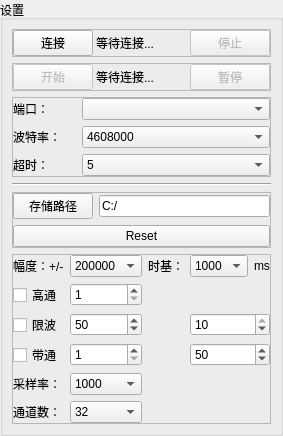
               <widget class="QGroupBox" name="frameSetting">
                <property name="sizePolicy">
                 <sizepolicy hsizetype="Preferred" vsizetype="Fixed">
                  <horstretch>0</horstretch>
                  <verstretch>0</verstretch>
                 </sizepolicy>
                </property>
                <property name="title">
                 <string>设置</string>
                </property>
                <layout class="QVBoxLayout" name="verticalLayout_2">
                 <property name="leftMargin">
                  <number>9</number>
                 </property>
                 <property name="topMargin">
                  <number>9</number>
                 </property>
                 <property name="rightMargin">
                  <number>9</number>
                 </property>
                 <property name="bottomMargin">
                  <number>9</number>
                 </property>
                 <item>
                  <widget class="QFrame" name="frameConnected">
                   <property name="sizePolicy">
                    <sizepolicy hsizetype="Preferred" vsizetype="Fixed">
                     <horstretch>0</horstretch>
                     <verstretch>0</verstretch>
                    </sizepolicy>
                   </property>
                   <property name="frameShape">
                    <enum>QFrame::StyledPanel</enum>
                   </property>
                   <property name="frameShadow">
                    <enum>QFrame::Raised</enum>
                   </property>
                   <layout class="QHBoxLayout" name="horizontalLayout_4">
                    <property name="spacing">
                     <number>3</number>
                    </property>
                    <property name="leftMargin">
                     <number>0</number>
                    </property>
                    <property name="topMargin">
                     <number>0</number>
                    </property>
                    <property name="rightMargin">
                     <number>0</number>
                    </property>
                    <property name="bottomMargin">
                     <number>0</number>
                    </property>
                    <item>
                     <widget class="QPushButton" name="btn_connect">
                      <property name="sizePolicy">
                       <sizepolicy hsizetype="Expanding" vsizetype="Fixed">
                        <horstretch>1</horstretch>
                        <verstretch>0</verstretch>
                       </sizepolicy>
                      </property>
                      <property name="text">
                       <string>连接</string>
                      </property>
                     </widget>
                    </item>
                    <item>
                     <widget class="QLabel" name="lb_connect">
                      <property name="sizePolicy">
                       <sizepolicy hsizetype="Expanding" vsizetype="Preferred">
                        <horstretch>2</horstretch>
                        <verstretch>0</verstretch>
                       </sizepolicy>
                      </property>
                      <property name="maximumSize">
                       <size>
                        <width>98</width>
                        <height>16777215</height>
                       </size>
                      </property>
                      <property name="mouseTracking">
                       <bool>false</bool>
                      </property>
                      <property name="layoutDirection">
                       <enum>Qt::LeftToRight</enum>
                      </property>
                      <property name="styleSheet">
                       <string notr="true"/>
                      </property>
                      <property name="text">
                       <string>等待连接...</string>
                      </property>
                     </widget>
                    </item>
                    <item>
                     <widget class="QPushButton" name="btn_disconnect">
                      <property name="enabled">
                       <bool>false</bool>
                      </property>
                      <property name="sizePolicy">
                       <sizepolicy hsizetype="Expanding" vsizetype="Fixed">
                        <horstretch>1</horstretch>
                        <verstretch>0</verstretch>
                       </sizepolicy>
                      </property>
                      <property name="text">
                       <string>停止</string>
                      </property>
                     </widget>
                    </item>
                   </layout>
                  </widget>
                 </item>
                 <item>
                  <widget class="QFrame" name="frameStarted">
                   <property name="sizePolicy">
                    <sizepolicy hsizetype="Preferred" vsizetype="Fixed">
                     <horstretch>0</horstretch>
                     <verstretch>0</verstretch>
                    </sizepolicy>
                   </property>
                   <property name="frameShape">
                    <enum>QFrame::StyledPanel</enum>
                   </property>
                   <property name="frameShadow">
                    <enum>QFrame::Raised</enum>
                   </property>
                   <layout class="QHBoxLayout" name="horizontalLayout_5">
                    <property name="spacing">
                     <number>3</number>
                    </property>
                    <property name="leftMargin">
                     <number>0</number>
                    </property>
                    <property name="topMargin">
                     <number>0</number>
                    </property>
                    <property name="rightMargin">
                     <number>0</number>
                    </property>
                    <property name="bottomMargin">
                     <number>0</number>
                    </property>
                    <item>
                     <widget class="QPushButton" name="btn_start">
                      <property name="enabled">
                       <bool>false</bool>
                      </property>
                      <property name="sizePolicy">
                       <sizepolicy hsizetype="Expanding" vsizetype="Fixed">
                        <horstretch>1</horstretch>
                        <verstretch>0</verstretch>
                       </sizepolicy>
                      </property>
                      <property name="text">
                       <string>开始</string>
                      </property>
                     </widget>
                    </item>
                    <item>
                     <widget class="QLabel" name="lb_start">
                      <property name="sizePolicy">
                       <sizepolicy hsizetype="Expanding" vsizetype="Preferred">
                        <horstretch>2</horstretch>
                        <verstretch>0</verstretch>
                       </sizepolicy>
                      </property>
                      <property name="maximumSize">
                       <size>
                        <width>98</width>
                        <height>16777215</height>
                       </size>
                      </property>
                      <property name="styleSheet">
                       <string notr="true"/>
                      </property>
                      <property name="text">
                       <string>等待连接...</string>
                      </property>
                     </widget>
                    </item>
                    <item>
                     <widget class="QPushButton" name="btn_stop">
                      <property name="enabled">
                       <bool>false</bool>
                      </property>
                      <property name="sizePolicy">
                       <sizepolicy hsizetype="Expanding" vsizetype="Fixed">
                        <horstretch>1</horstretch>
                        <verstretch>0</verstretch>
                       </sizepolicy>
                      </property>
                      <property name="text">
                       <string>暂停</string>
                      </property>
                     </widget>
                    </item>
                   </layout>
                  </widget>
                 </item>
                 <item>
                  <widget class="QFrame" name="frameCom">
                   <property name="sizePolicy">
                    <sizepolicy hsizetype="Preferred" vsizetype="Fixed">
                     <horstretch>0</horstretch>
                     <verstretch>0</verstretch>
                    </sizepolicy>
                   </property>
                   <property name="frameShape">
                    <enum>QFrame::StyledPanel</enum>
                   </property>
                   <property name="frameShadow">
                    <enum>QFrame::Raised</enum>
                   </property>
                   <layout class="QGridLayout" name="gridLayout">
                    <property name="leftMargin">
                     <number>0</number>
                    </property>
                    <property name="topMargin">
                     <number>0</number>
                    </property>
                    <property name="rightMargin">
                     <number>0</number>
                    </property>
                    <property name="bottomMargin">
                     <number>0</number>
                    </property>
                    <item row="1" column="1">
                     <widget class="QComboBox" name="box_bps">
                      <property name="sizePolicy">
                       <sizepolicy hsizetype="Expanding" vsizetype="Fixed">
                        <horstretch>3</horstretch>
                        <verstretch>0</verstretch>
                       </sizepolicy>
                      </property>
                      <property name="currentIndex">
                       <number>2</number>
                      </property>
                      <item>
                       <property name="text">
                        <string>9600</string>
                       </property>
                      </item>
                      <item>
                       <property name="text">
                        <string>115200</string>
                       </property>
                      </item>
                      <item>
                       <property name="text">
                        <string>4608000</string>
                       </property>
                      </item>
                     </widget>
                    </item>
                    <item row="0" column="1">
                     <widget class="QComboBox" name="box_com">
                      <property name="sizePolicy">
                       <sizepolicy hsizetype="Expanding" vsizetype="Fixed">
                        <horstretch>3</horstretch>
                        <verstretch>0</verstretch>
                       </sizepolicy>
                      </property>
                     </widget>
                    </item>
                    <item row="0" column="0">
                     <widget class="QLabel" name="lb_com">
                      <property name="sizePolicy">
                       <sizepolicy hsizetype="Expanding" vsizetype="Preferred">
                        <horstretch>1</horstretch>
                        <verstretch>0</verstretch>
                       </sizepolicy>
                      </property>
                      <property name="text">
                       <string>端口：</string>
                      </property>
                     </widget>
                    </item>
                    <item row="1" column="0">
                     <widget class="QLabel" name="lb_bps">
                      <property name="sizePolicy">
                       <sizepolicy hsizetype="Expanding" vsizetype="Preferred">
                        <horstretch>1</horstretch>
                        <verstretch>0</verstretch>
                       </sizepolicy>
                      </property>
                      <property name="text">
                       <string>波特率：</string>
                      </property>
                     </widget>
                    </item>
                    <item row="2" column="0">
                     <widget class="QLabel" name="lb_timex">
                      <property name="sizePolicy">
                       <sizepolicy hsizetype="Expanding" vsizetype="Preferred">
                        <horstretch>1</horstretch>
                        <verstretch>0</verstretch>
                       </sizepolicy>
                      </property>
                      <property name="text">
                       <string>超时：</string>
                      </property>
                     </widget>
                    </item>
                    <item row="2" column="1">
                     <widget class="QComboBox" name="box_timex">
                      <property name="sizePolicy">
                       <sizepolicy hsizetype="Expanding" vsizetype="Fixed">
                        <horstretch>3</horstretch>
                        <verstretch>0</verstretch>
                       </sizepolicy>
                      </property>
                      <property name="currentIndex">
                       <number>5</number>
                      </property>
                      <item>
                       <property name="text">
                        <string>None</string>
                       </property>
                      </item>
                      <item>
                       <property name="text">
                        <string>1</string>
                       </property>
                      </item>
                      <item>
                       <property name="text">
                        <string>2</string>
                       </property>
                      </item>
                      <item>
                       <property name="text">
                        <string>3</string>
                       </property>
                      </item>
                      <item>
                       <property name="text">
                        <string>4</string>
                       </property>
                      </item>
                      <item>
                       <property name="text">
                        <string>5</string>
                       </property>
                      </item>
                     </widget>
                    </item>
                   </layout>
                  </widget>
                 </item>
                 <item>
                  <widget class="Line" name="line_2">
                   <property name="orientation">
                    <enum>Qt::Horizontal</enum>
                   </property>
                  </widget>
                 </item>
                 <item>
                  <widget class="QFrame" name="frameFile">
                   <property name="sizePolicy">
                    <sizepolicy hsizetype="Preferred" vsizetype="Fixed">
                     <horstretch>0</horstretch>
                     <verstretch>0</verstretch>
                    </sizepolicy>
                   </property>
                   <property name="frameShape">
                    <enum>QFrame::StyledPanel</enum>
                   </property>
                   <property name="frameShadow">
                    <enum>QFrame::Raised</enum>
                   </property>
                   <layout class="QGridLayout" name="gridLayout_2">
                    <property name="leftMargin">
                     <number>0</number>
                    </property>
                    <property name="topMargin">
                     <number>0</number>
                    </property>
                    <property name="rightMargin">
                     <number>0</number>
                    </property>
                    <property name="bottomMargin">
                     <number>0</number>
                    </property>
                    <item row="0" column="1">
                     <widget class="QLineEdit" name="et_filePath">
                      <property name="inputMask">
                       <string/>
                      </property>
                      <property name="text">
                       <string>C:/</string>
                      </property>
                      <property name="readOnly">
                       <bool>true</bool>
                      </property>
                     </widget>
                    </item>
                    <item row="1" column="0" colspan="2">
                     <widget class="QPushButton" name="btn_reset">
                      <property name="sizePolicy">
                       <sizepolicy hsizetype="Expanding" vsizetype="Fixed">
                        <horstretch>0</horstretch>
                        <verstretch>0</verstretch>
                       </sizepolicy>
                      </property>
                      <property name="text">
                       <string>Reset</string>
                      </property>
                     </widget>
                    </item>
                    <item row="0" column="0">
                     <widget class="QPushButton" name="btn_filePath">
                      <property name="text">
                       <string>存储路径</string>
                      </property>
                     </widget>
                    </item>
                   </layout>
                  </widget>
                 </item>
                 <item>
                  <widget class="QFrame" name="frameParams">
                   <property name="sizePolicy">
                    <sizepolicy hsizetype="Preferred" vsizetype="Fixed">
                     <horstretch>0</horstretch>
                     <verstretch>0</verstretch>
                    </sizepolicy>
                   </property>
                   <property name="frameShape">
                    <enum>QFrame::StyledPanel</enum>
                   </property>
                   <property name="frameShadow">
                    <enum>QFrame::Raised</enum>
                   </property>
                   <layout class="QGridLayout" name="gridLayout_3">
                    <property name="leftMargin">
                     <number>0</number>
                    </property>
                    <property name="topMargin">
                     <number>0</number>
                    </property>
                    <property name="rightMargin">
                     <number>0</number>
                    </property>
                    <property name="bottomMargin">
                     <number>0</number>
                    </property>
                    <item row="5" column="0">
                     <widget class="QLabel" name="lb_sample_rate">
                      <property name="sizePolicy">
                       <sizepolicy hsizetype="Expanding" vsizetype="Preferred">
                        <horstretch>1</horstretch>
                        <verstretch>0</verstretch>
                       </sizepolicy>
                      </property>
                      <property name="text">
                       <string>采样率：</string>
                      </property>
                     </widget>
                    </item>
                    <item row="4" column="1">
                     <widget class="QSpinBox" name="sb_band_pass">
                      <property name="buttonSymbols">
                       <enum>QAbstractSpinBox::UpDownArrows</enum>
                      </property>
                      <property name="minimum">
                       <number>1</number>
                      </property>
                      <property name="maximum">
                       <number>100</number>
                      </property>
                     </widget>
                    </item>
                    <item row="3" column="1">
                     <widget class="QSpinBox" name="sb_notch_cutoff">
                      <property name="minimum">
                       <number>40</number>
                      </property>
                      <property name="maximum">
                       <number>60</number>
                      </property>
                      <property name="value">
                       <number>50</number>
                      </property>
                     </widget>
                    </item>
                    <item row="2" column="1">
                     <widget class="QSpinBox" name="sb_high">
                      <property name="minimum">
                       <number>1</number>
                      </property>
                      <property name="maximum">
                       <number>50</number>
                      </property>
                     </widget>
                    </item>
                    <item row="3" column="3" colspan="2">
                     <widget class="QSpinBox" name="sb_notch_param">
                      <property name="minimum">
                       <number>1</number>
                      </property>
                      <property name="maximum">
                       <number>10</number>
                      </property>
                      <property name="value">
                       <number>10</number>
                      </property>
                     </widget>
                    </item>
                    <item row="3" column="0">
                     <widget class="QCheckBox" name="ck_notch">
                      <property name="sizePolicy">
                       <sizepolicy hsizetype="Expanding" vsizetype="Fixed">
                        <horstretch>0</horstretch>
                        <verstretch>0</verstretch>
                       </sizepolicy>
                      </property>
                      <property name="text">
                       <string>限波</string>
                      </property>
                     </widget>
                    </item>
                    <item row="0" column="0">
                     <widget class="QLabel" name="lb_ydis">
                      <property name="sizePolicy">
                       <sizepolicy hsizetype="Expanding" vsizetype="Preferred">
                        <horstretch>2</horstretch>
                        <verstretch>0</verstretch>
                       </sizepolicy>
                      </property>
                      <property name="text">
                       <string>幅度：+/-</string>
                      </property>
                     </widget>
                    </item>
                    <item row="5" column="1">
                     <widget class="QComboBox" name="box_sample_rate">
                      <property name="sizePolicy">
                       <sizepolicy hsizetype="Expanding" vsizetype="Fixed">
                        <horstretch>2</horstretch>
                        <verstretch>0</verstretch>
                       </sizepolicy>
                      </property>
                      <property name="currentIndex">
                       <number>2</number>
                      </property>
                      <item>
                       <property name="text">
                        <string>250</string>
                       </property>
                      </item>
                      <item>
                       <property name="text">
                        <string>500</string>
                       </property>
                      </item>
                      <item>
                       <property name="text">
                        <string>1000</string>
                       </property>
                      </item>
                      <item>
                       <property name="text">
                        <string>2000</string>
                       </property>
                      </item>
                      <item>
                       <property name="text">
                        <string>4000</string>
                       </property>
                      </item>
                      <item>
                       <property name="text">
                        <string>6000</string>
                       </property>
                      </item>
                      <item>
                       <property name="text">
                        <string>8000</string>
                       </property>
                      </item>
                      <item>
                       <property name="text">
                        <string>16000</string>
                       </property>
                      </item>
                     </widget>
                    </item>
                    <item row="2" column="0">
                     <widget class="QCheckBox" name="ck_high">
                      <property name="sizePolicy">
                       <sizepolicy hsizetype="Expanding" vsizetype="Fixed">
                        <horstretch>0</horstretch>
                        <verstretch>0</verstretch>
                       </sizepolicy>
                      </property>
                      <property name="text">
                       <string>高通</string>
                      </property>
                     </widget>
                    </item>
                    <item row="6" column="1">
                     <widget class="QComboBox" name="box_channel_num">
                      <property name="sizePolicy">
                       <sizepolicy hsizetype="Expanding" vsizetype="Fixed">
                        <horstretch>2</horstretch>
                        <verstretch>0</verstretch>
                       </sizepolicy>
                      </property>
                      <property name="currentIndex">
                       <number>1</number>
                      </property>
                      <item>
                       <property name="text">
                        <string>2</string>
                       </property>
                      </item>
                      <item>
                       <property name="text">
                        <string>32</string>
                       </property>
                      </item>
                     </widget>
                    </item>
                    <item row="0" column="2">
                     <widget class="QLabel" name="lb_xdis1">
                      <property name="sizePolicy">
                       <sizepolicy hsizetype="Expanding" vsizetype="Preferred">
                        <horstretch>1</horstretch>
                        <verstretch>0</verstretch>
                       </sizepolicy>
                      </property>
                      <property name="text">
                       <string>时基：</string>
                      </property>
                     </widget>
                    </item>
                    <item row="0" column="1">
                     <widget class="QComboBox" name="box_ydis">
                      <property name="sizePolicy">
                       <sizepolicy hsizetype="Expanding" vsizetype="Fixed">
                        <horstretch>2</horstretch>
                        <verstretch>0</verstretch>
                       </sizepolicy>
                      </property>
                      <property name="currentIndex">
                       <number>7</number>
                      </property>
                      <item>
                       <property name="text">
                        <string>20</string>
                       </property>
                      </item>
                      <item>
                       <property name="text">
                        <string>50</string>
                       </property>
                      </item>
                      <item>
                       <property name="text">
                        <string>100</string>
                       </property>
                      </item>
                      <item>
                       <property name="text">
                        <string>200</string>
                       </property>
                      </item>
                      <item>
                       <property name="text">
                        <string>500</string>
                       </property>
                      </item>
                      <item>
                       <property name="text">
                        <string>1000</string>
                       </property>
                      </item>
                      <item>
                       <property name="text">
                        <string>2000</string>
                       </property>
                      </item>
                      <item>
                       <property name="text">
                        <string>200000</string>
                       </property>
                      </item>
                     </widget>
                    </item>
                    <item row="4" column="3" colspan="2">
                     <widget class="QSpinBox" name="sb_band_stop">
                      <property name="minimum">
                       <number>1</number>
                      </property>
                      <property name="maximum">
                       <number>100</number>
                      </property>
                      <property name="value">
                       <number>50</number>
                      </property>
                     </widget>
                    </item>
                    <item row="0" column="4">
                     <widget class="QLabel" name="lb_xdis2">
                      <property name="sizePolicy">
                       <sizepolicy hsizetype="Fixed" vsizetype="Preferred">
                        <horstretch>1</horstretch>
                        <verstretch>0</verstretch>
                       </sizepolicy>
                      </property>
                      <property name="text">
                       <string>ms</string>
                      </property>
                     </widget>
                    </item>
                    <item row="0" column="3">
                     <widget class="QComboBox" name="box_xdis">
                      <property name="sizePolicy">
                       <sizepolicy hsizetype="Expanding" vsizetype="Fixed">
                        <horstretch>2</horstretch>
                        <verstretch>0</verstretch>
                       </sizepolicy>
                      </property>
                      <property name="currentIndex">
                       <number>1</number>
                      </property>
                      <item>
                       <property name="text">
                        <string>500</string>
                       </property>
                      </item>
                      <item>
                       <property name="text">
                        <string>1000</string>
                       </property>
                      </item>
                      <item>
                       <property name="text">
                        <string>2000</string>
                       </property>
                      </item>
                      <item>
                       <property name="text">
                        <string>5000</string>
                       </property>
                      </item>
                     </widget>
                    </item>
                    <item row="4" column="0">
                     <widget class="QCheckBox" name="ck_band">
                      <property name="text">
                       <string>带通</string>
                      </property>
                     </widget>
                    </item>
                    <item row="6" column="0">
                     <widget class="QLabel" name="lb_channel_num">
                      <property name="sizePolicy">
                       <sizepolicy hsizetype="Expanding" vsizetype="Preferred">
                        <horstretch>1</horstretch>
                        <verstretch>0</verstretch>
                       </sizepolicy>
                      </property>
                      <property name="text">
                       <string>通道数：</string>
                      </property>
                     </widget>
                    </item>
                   </layout>
                  </widget>
                 </item>
                </layout>
               </widget>
